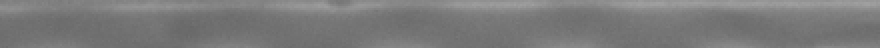
#> input picture tests/fixtures/phase_registration/A6_-2.png, 440 x 24 px (shown 2 times larger)
$ python -i channel_calibration.py   (imports and definitions only)
#> lines starting #> are read from the running program, lines starting #| are printed output that depends on the picture; after the words box and inside, x2 and y2 are one past the last pixel; in counts of white or black regions, pixels touching at a corner belong together
from __future__ import annotations

from dataclasses import dataclass
import math

import cv2
import numpy as np


@dataclass(frozen=True)
class ChannelWidthMeasurement:
    width_px: float | None
    confidence: float
    reason: str
    upper_center_px: float | None = None
    lower_center_px: float | None = None
    upper_slope: float | None = None
    lower_slope: float | None = None


@dataclass(frozen=True)
class ChannelRoiSuggestion:
    x_start_ratio: float
    y_start_ratio: float
    x_end_ratio: float
    y_end_ratio: float
    confidence: float
    reason: str


@dataclass(frozen=True)
class _Line:
    center: float
    slope: float
    length: float
    x1: float = 0.0
    y1: float = 0.0
    x2: float = 0.0
    y2: float = 0.0


DEFAULT_HOUGH_LINE_PARAMETERS: dict[str, float | int] = {
    "canny_low": 35,
    "canny_high": 100,
    # Zero keeps the previous adaptive value: max(24, image_width * 0.10).
    "hough_threshold": 0,
    "min_line_length_ratio": 0.55,
    "max_line_gap_ratio": 0.16,
    "max_tilt_degrees": 33.0,
    "merge_distance_px": 4.0,
    "max_lines": 32,
}


def normalize_hough_line_parameters(
    parameters: dict[str, float | int] | None,
) -> dict[str, float | int]:
    values = dict(DEFAULT_HOUGH_LINE_PARAMETERS)
    values.update(dict(parameters or {}))
    canny_low = max(0, min(254, int(float(values["canny_low"]))))
    canny_high = max(canny_low + 1, min(255, int(float(values["canny_high"]))))
    return {
        "canny_low": canny_low,
        "canny_high": canny_high,
        "hough_threshold": max(0, min(1000, int(float(values["hough_threshold"])))),
        "min_line_length_ratio": max(
            0.05, min(1.0, float(values["min_line_length_ratio"]))
        ),
        "max_line_gap_ratio": max(
            0.0, min(1.0, float(values["max_line_gap_ratio"]))
        ),
        "max_tilt_degrees": max(0.0, min(89.0, float(values["max_tilt_degrees"]))),
        "merge_distance_px": max(0.0, min(100.0, float(values["merge_distance_px"]))),
        "max_lines": max(2, min(200, int(float(values["max_lines"])))),
    }


def _long_wall_lines(
    gray: np.ndarray,
    hough_parameters: dict[str, float | int] | None = None,
) -> list[_Line]:
    height, width = gray.shape[:2]
    parameters = normalize_hough_line_parameters(hough_parameters)
    normalized = cv2.normalize(gray, None, 0, 255, cv2.NORM_MINMAX)
    blurred = cv2.GaussianBlur(normalized, (5, 5), 0)
    edges = cv2.Canny(
        blurred,
        int(parameters["canny_low"]),
        int(parameters["canny_high"]),
    )
    requested_threshold = int(parameters["hough_threshold"])
    raw = cv2.HoughLinesP(
        edges,
        1,
        np.pi / 360.0,
        threshold=(requested_threshold if requested_threshold > 0 else max(24, int(width * 0.10))),
        minLineLength=max(10, int(width * float(parameters["min_line_length_ratio"]))),
        maxLineGap=max(0, int(width * float(parameters["max_line_gap_ratio"]))),
    )
    if raw is None:
        return []

    center_x = (width - 1) * 0.5
    lines: list[_Line] = []
    for x1, y1, x2, y2 in np.asarray(raw).reshape(-1, 4):
        dx = float(x2 - x1)
        dy = float(y2 - y1)
        if abs(dx) < 1.0:
            continue
        slope = dy / dx
        # Keep substantially tilted channels selectable. Near-vertical flow is
        # handled separately by the flow-axis rotation path.
        max_abs_slope = math.tan(math.radians(float(parameters["max_tilt_degrees"])))
        if abs(slope) > max_abs_slope:
            continue
        length = math.hypot(dx, dy)
        center = float(y1) + slope * (center_x - float(x1))
        lines.append(
            _Line(
                center=center,
                slope=slope,
                length=length,
                x1=float(x1),
                y1=float(y1),
                x2=float(x2),
                y2=float(y2),
            )
        )
    return lines


def detect_wall_line_candidates(
    frame: np.ndarray,
    max_lines: int | None = None,
    hough_parameters: dict[str, float | int] | None = None,
) -> list[dict[str, float | int]]:
    if frame is None or getattr(frame, "size", 0) == 0:
        return []
    gray = cv2.cvtColor(frame, cv2.COLOR_BGR2GRAY) if frame.ndim == 3 else np.asarray(frame)
    height, width = gray.shape[:2]
    parameters = normalize_hough_line_parameters(hough_parameters)
    candidates = _long_wall_lines(gray, parameters)
    candidates.sort(key=lambda line: line.length, reverse=True)
    selected: list[_Line] = []
    for line in candidates:
        if any(
            abs(line.center - prior.center) < float(parameters["merge_distance_px"])
            and abs(line.slope - prior.slope) < 0.03
            for prior in selected
        ):
            continue
        selected.append(line)
        requested_max_lines = int(parameters["max_lines"] if max_lines is None else max_lines)
        if len(selected) >= max(2, requested_max_lines):
            break
    selected.sort(key=lambda line: line.center)
    return [
        {
            "id": index,
            "x1": max(0.0, min(1.0, line.x1 / float(width))),
            "y1": max(0.0, min(1.0, line.y1 / float(height))),
            "x2": max(0.0, min(1.0, line.x2 / float(width))),
            "y2": max(0.0, min(1.0, line.y2 / float(height))),
            "length_ratio": line.length / float(width),
            "slope": line.slope,
        }
        for index, line in enumerate(selected, start=1)
    ]


# [164 lines left out: functions estimate_channel_width_px, suggest_channel_roi, not called in this run]

>>> import cv2
>>> picture = cv2.imread('../../tests/fixtures/phase_registration/A6_-2.png')
#> picture is the input picture: shape (24, 440, 3); min 103, max 160, mean 122.3
>>> result = detect_wall_line_candidates(picture)
#> in _long_wall_lines, `normalized = cv2.normalize(gray, None, 0, 255, cv2.NORM_MINMAX)`:
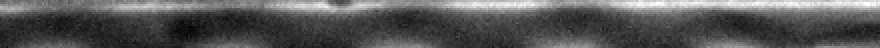
#> normalized: shape (24, 440) (shown 2 times larger); min 0, max 255, mean 86.5
#> in _long_wall_lines, `edges = cv2.Canny( blurred, int(parameters["canny_low"]), int(paramete..`:
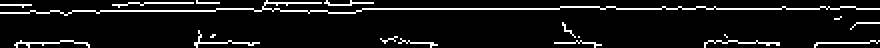
#> edges: shape (24, 440) (shown 2 times larger); 8% white in thin lines or dots
#> in _long_wall_lines, `raw = cv2.HoughLinesP( edges, 1, np.pi / 360.0, threshold=(requested_t..`: raw = [[0, 6, 357, 3], [8, 21, 438, 21]]
#> the loop in _long_wall_lines, `for x1, y1, x2, y2 in np.asarray(raw).reshape(-1, 4):` made 2 passes
#> (x1, y1, x2, y2, dx, dy, slope, max_abs_slope) on passes 1 to 2: (0, 6, 357, 3, 357, -3, -0.0084, 0.649), (8, 21, 438, 21, 430, 0, 0, 0.649)
#> after the loop in _long_wall_lines, `for x1, y1, x2, y2 in np.asarray(raw).reshape(-1, 4):`: lines = 2 items
#> the loop in detect_wall_line_candidates, `for line in candidates:` made 2 passes
#> requested_max_lines on passes 1 to 2: 32, 32
#> result = 2 items

$ run again, on tests/fixtures/phase_registration/A7_-2.png
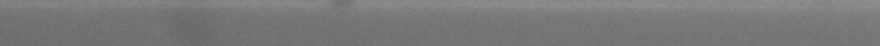
#> input picture tests/fixtures/phase_registration/A7_-2.png, 440 x 23 px (shown 2 times larger)
#> picture is the input picture: shape (23, 440, 3); min 104, max 142, mean 120.8
#> in _long_wall_lines, `normalized = cv2.normalize(gray, None, 0, 255, cv2.NORM_MINMAX)`:
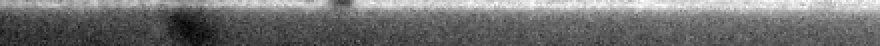
#> normalized: shape (23, 440) (shown 2 times larger); min 0, max 255, mean 113
#> in _long_wall_lines, `edges = cv2.Canny( blurred, int(parameters["canny_low"]), int(paramete..`:
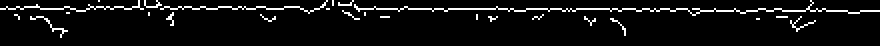
#> edges: shape (23, 440) (shown 2 times larger); 6% white in thin lines or dots, all inside (x1, y1, x2, y2) = (0, 0, 440, 19)
#> raw = [[0, 4, 412, 4], [152, 5, 439, 5], [3, 3, 248, 3]]
#> the loop in _long_wall_lines, `for x1, y1, x2, y2 in np.asarray(raw).reshape(-1, 4):` made 3 passes
#> (x1, y1, x2, y2, dx, length, center) on passes 1 to 3: (0, 4, 412, 4, 412, 412, 4), (152, 5, 439, 5, 287, 287, 5), (3, 3, 248, 3, 245, 245, 3)
#> after the loop in _long_wall_lines, `for x1, y1, x2, y2 in np.asarray(raw).reshape(-1, 4):`: lines = 3 items
#> the loop in detect_wall_line_candidates, `for line in candidates:` made 3 passes
#> requested_max_lines on pass 1: 32
#> after the loop in detect_wall_line_candidates, `for line in candidates:`: selected = 1 item

$ run again, on tests/fixtures/phase_registration/A6_2.png
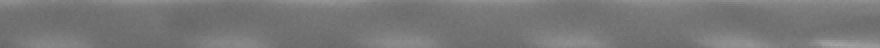
#> input picture tests/fixtures/phase_registration/A6_2.png, 440 x 24 px (shown 2 times larger)
#> picture is the input picture: shape (24, 440, 3); min 104, max 163, mean 119.4
#> in _long_wall_lines, `normalized = cv2.normalize(gray, None, 0, 255, cv2.NORM_MINMAX)`:
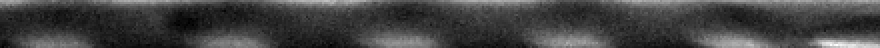
#> normalized: shape (24, 440) (shown 2 times larger); min 0, max 255, mean 66.4
#> in _long_wall_lines, `edges = cv2.Canny( blurred, int(parameters["canny_low"]), int(paramete..`:
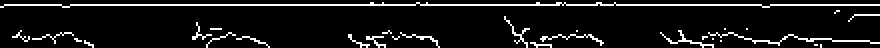
#> edges: shape (24, 440) (shown 2 times larger); 8.4% white in thin lines or dots
#> raw = [[2, 2, 439, 2], [11, 19, 415, 19], [12, 20, 434, 20], [6, 18, 398, 18], [8, 17, 396, 17], [27, 21, 439, 21]]
#> the loop in _long_wall_lines, `for x1, y1, x2, y2 in np.asarray(raw).reshape(-1, 4):` made 6 passes
#> (x1, y1, x2, y2, dx, length, center) on passes 1 to 6: (2, 2, 439, 2, 437, 437, 2), (11, 19, 415, 19, 404, 404, 19), (12, 20, 434, 20, 422, 422, 20), (6, 18, 398, 18, 392, 392, 18), (8, 17, 396, 17, 388, 388, 17), (27, 21, 439, 21, 412, 412, 21)
#> after the loop in _long_wall_lines, `for x1, y1, x2, y2 in np.asarray(raw).reshape(-1, 4):`: lines = 6 items
#> the loop in detect_wall_line_candidates, `for line in candidates:` made 6 passes
#> requested_max_lines on passes 1 to 2: 32, 32
#> after the loop in detect_wall_line_candidates, `for line in candidates:`: selected = 2 items
